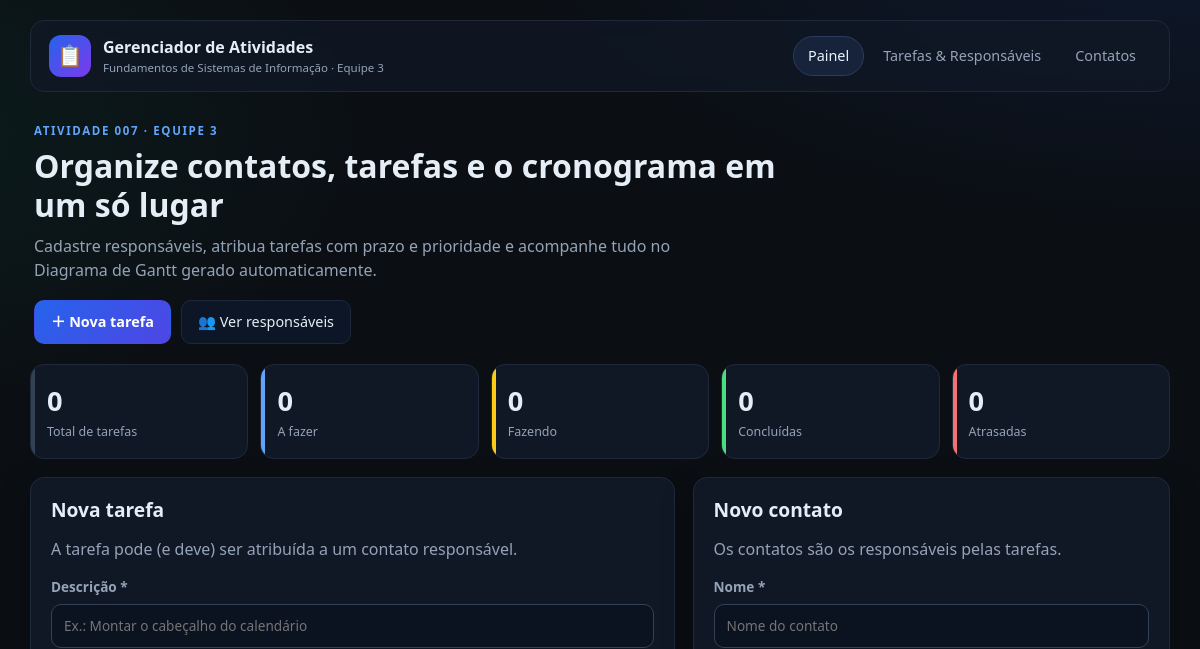
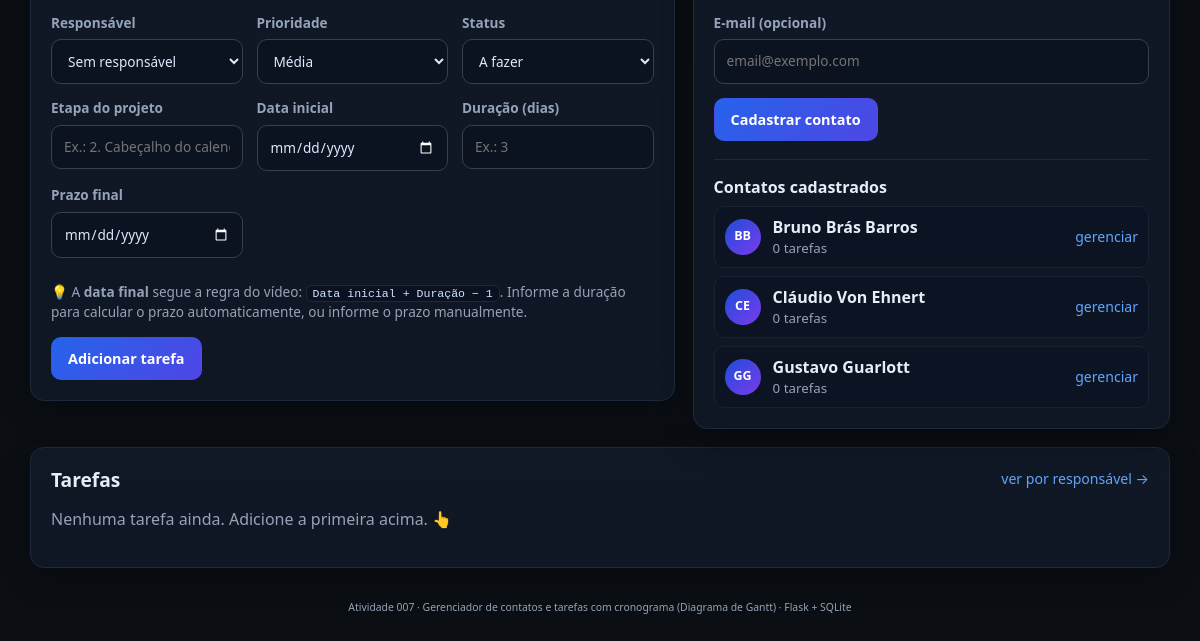
Before: / with the older database file (2 pictures, top to bottom).
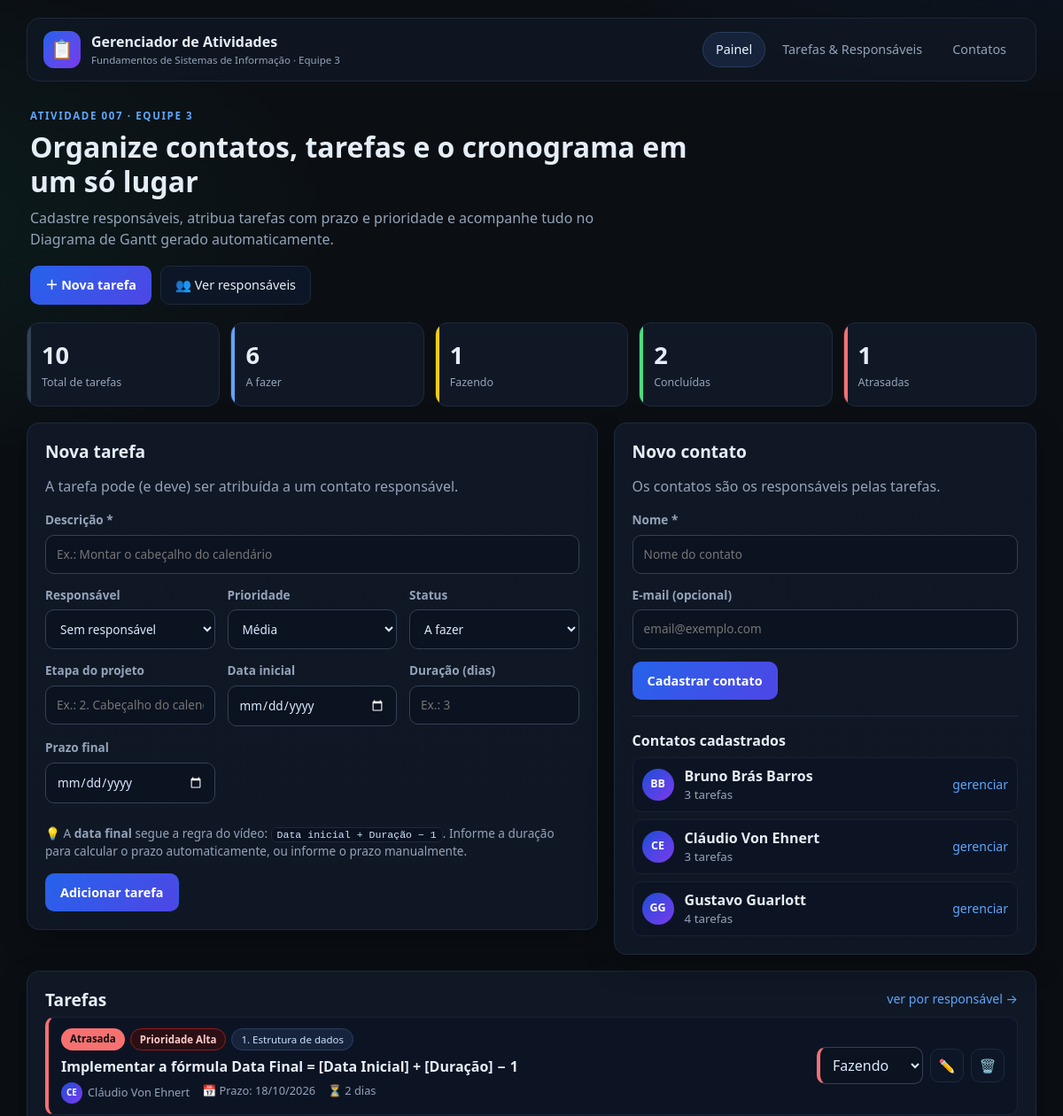
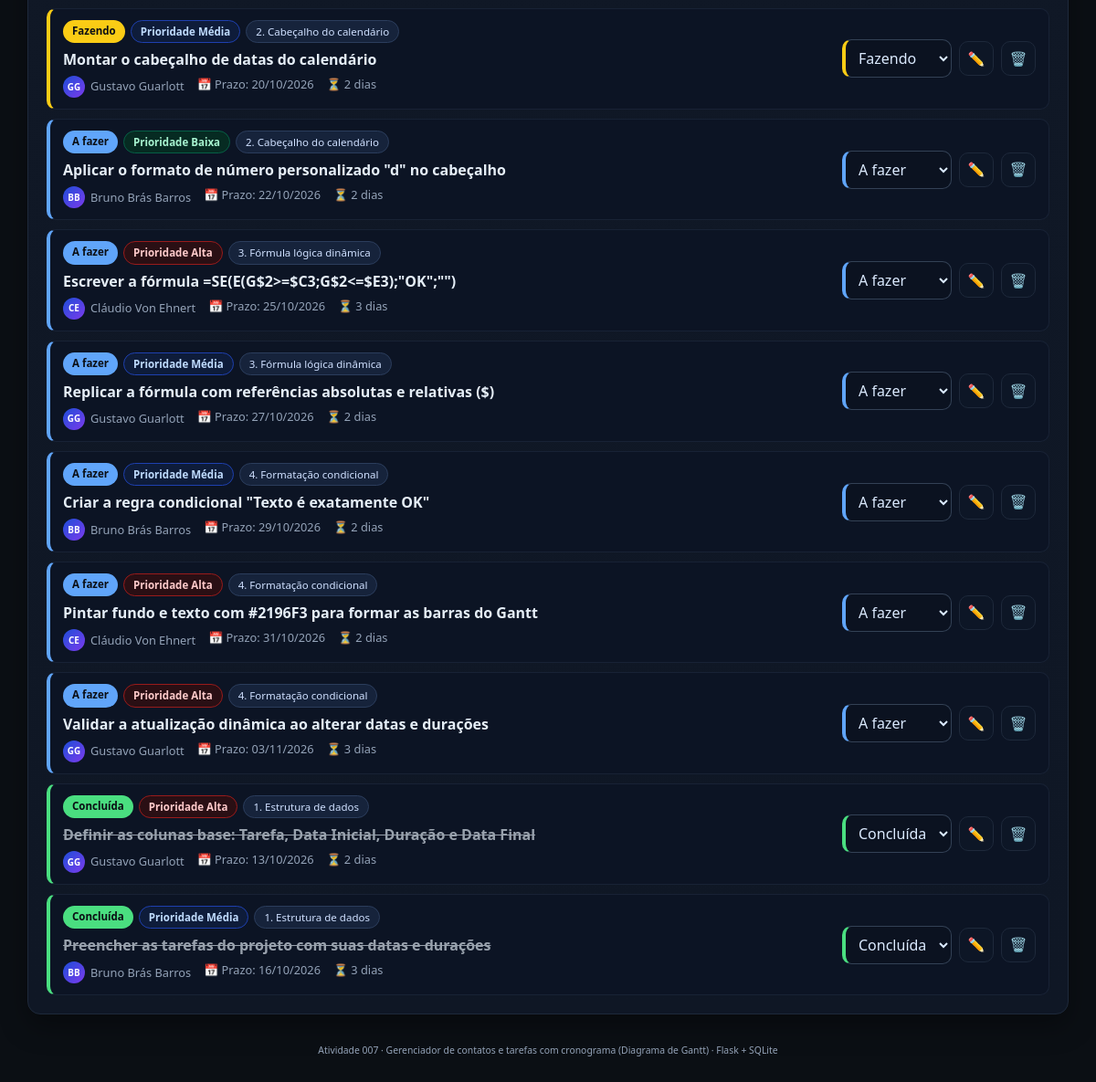
After: the same page with the newer database file (2 pictures, top to bottom).
### app.py (models this page shows, shortened)
class Contact(db.Model):
    id = db.Column(db.Integer, primary_key=True)
    name = db.Column(db.String(120), nullable=False)
    email = db.Column(db.String(160), nullable=True)
    @property
    def total_tarefas(self):
        return len(self.tasks)

class Task(db.Model):
    id = db.Column(db.Integer, primary_key=True)
    title = db.Column(db.String(200), nullable=False)          # descrição
    etapa = db.Column(db.String(80), nullable=True)            # fase do projeto
    data_inicio = db.Column(db.Date, nullable=True)
    duracao = db.Column(db.Integer, nullable=True)             # em dias
    prazo = db.Column(db.Date, nullable=True)                  # data final
    prioridade = db.Column(db.String(10), default="media", nullable=False)
    status = db.Column(db.String(10), default="a_fazer", nullable=False)
    created_at = db.Column(
        db.DateTime,
        default=lambda: datetime.now(timezone.utc),
        nullable=False,
    )
    contact_id = db.Column(db.Integer, db.ForeignKey("contact.id"), nullable=True)
    contact = db.relationship("Contact", backref="tasks")
    @property
    def data_fim(self):
        if self.prazo:
            return self.prazo
        if self.data_inicio and self.duracao:
            return self.data_inicio + timedelta(days=self.duracao - 1)
        return self.data_inicio
    @property
    def duracao_dias(self):
        if self.data_inicio and self.data_fim:
            return (self.data_fim - self.data_inicio).days + 1
        return self.duracao or 1
    @property
    def status_atual(self):
        if self.status != "concluida" and self.prazo and self.prazo < date.today():
            return "atrasada"
        return self.status
    @property
    def status_rotulo(self):
        return STATUS_ROTULOS[self.status_atual]
    @property
    def prioridade_rotulo(self):
        return PRIORIDADE_ROTULOS.get(self.prioridade, self.prioridade)

### app.py (the view)
@app.get("/")
def home():
    tarefas = ordenar_tarefas(Task.query.all())
    contatos = Contact.query.order_by(Contact.name.asc()).all()
    return render_template(
        "index.html",
        nav="home",
        tarefas=tarefas,
        contatos=contatos,
        stats=estatisticas(tarefas),
        status_opcoes=STATUS,
        prioridade_rotulos=PRIORIDADE_ROTULOS,
    )

### app.py (called while the page is built)
def iniciais(nome):
    partes = [p for p in (nome or "").split() if p]
    if not partes:
        return "?"
    if len(partes) == 1:
        return partes[0][:2].upper()
    return (partes[0][0] + partes[-1][0]).upper()

def data_br(valor, formato="%d/%m/%Y"):
    return valor.strftime(formato) if valor else "—"

def ordenar_tarefas(tarefas):
    return sorted(
        tarefas,
        key=lambda t: (
            t.status == "concluida",
            t.prazo is None,
            t.prazo or date.max,
            (t.title or "").lower(),
        ),
    )

def estatisticas(tarefas):
    stats = {"total": len(tarefas), **{chave: 0 for chave in STATUS_ORDEM}}
    for tarefa in tarefas:
        stats[tarefa.status_atual] += 1
    return stats

### templates/index.html (shortened to what this page needs)
{% extends "base.html" %}
{% block content %}
<section class="hero">
  <div>
    <p class="hero-kicker">Atividade 007 · Equipe 3</p>
    <h1>Organize contatos, tarefas e o cronograma em um só lugar</h1>
    <p class="hero-sub">
      Cadastre responsáveis, atribua tarefas com prazo e prioridade e acompanhe
      tudo no Diagrama de Gantt gerado automaticamente.
    </p>
    <div class="hero-actions">
      <a class="btn btn-primary" href="#nova-tarefa">＋ Nova tarefa</a>
      <a class="btn" href="{{ url_for('tarefas') }}">👥 Ver responsáveis</a>
    </div>
  </div>
</section>
<section class="stats">
  <article class="stat">
    <span class="stat-num">{{ stats.total }}</span>
    <span class="stat-label">Total de tarefas</span>
  </article>
  <article class="stat stat-a_fazer">
    <span class="stat-num">{{ stats.a_fazer }}</span>
    <span class="stat-label">A fazer</span>
  </article>
  <article class="stat stat-fazendo">
    <span class="stat-num">{{ stats.fazendo }}</span>
    <span class="stat-label">Fazendo</span>
  </article>
  <article class="stat stat-concluida">
    <span class="stat-num">{{ stats.concluida }}</span>
    <span class="stat-label">Concluídas</span>
  </article>
  <article class="stat stat-atrasada">
    <span class="stat-num">{{ stats.atrasada }}</span>
    <span class="stat-label">Atrasadas</span>
  </article>
</section>
<div class="grid-2">
  <section class="card" id="nova-tarefa">
    <h2>Nova tarefa</h2>
    <p class="muted">A tarefa pode (e deve) ser atribuída a um contato responsável.</p>
    <form action="{{ url_for('add') }}" method="post" class="form-grid">
      <label class="col-full">
        <span>Descrição *</span>
        <input type="text" name="title" placeholder="Ex.: Montar o cabeçalho do calendário" required />
      </label>
      <label>
        <span>Responsável</span>
        <select name="contact_id">
          <option value="">Sem responsável</option>
        </select>
      </label>
      <label>
        <span>Prioridade</span>
        <select name="prioridade">
          {% for valor, rotulo in prioridade_rotulos.items() %}
            <option value="{{ valor }}" {% if valor == 'media' %}selected{% endif %}>{{ rotulo }}</option>
          {% endfor %}
        </select>
      </label>
      <label>
        <span>Status</span>
        <select name="status">
          {% for valor, rotulo in status_opcoes.items() %}
            <option value="{{ valor }}">{{ rotulo }}</option>
          {% endfor %}
        </select>
      </label>
      <label>
        <span>Etapa do projeto</span>
        <input type="text" name="etapa" placeholder="Ex.: 2. Cabeçalho do calendário" />
      </label>
      <label>
        <span>Data inicial</span>
        <input type="date" name="data_inicio" />
      </label>
      <label>
        <span>Duração (dias)</span>
        <input type="number" name="duracao" min="1" step="1" placeholder="Ex.: 3" />
      </label>
      <label>
        <span>Prazo final</span>
        <input type="date" name="prazo" />
      </label>
      <p class="hint col-full">
        💡 A <strong>data final</strong> segue a regra do vídeo:
        <code>Data inicial + Duração − 1</code>. Informe a duração para calcular o prazo
        automaticamente, ou informe o prazo manualmente.
      </p>
      <div class="col-full form-actions">
        <button type="submit" class="btn btn-primary">Adicionar tarefa</button>
      </div>
    </form>
  </section>
  <section class="card">
    <h2>Novo contato</h2>
    <p class="muted">Os contatos são os responsáveis pelas tarefas.</p>
    <form action="{{ url_for('add_contact') }}" method="post" class="stack">
      <label>
        <span>Nome *</span>
        <input type="text" name="name" placeholder="Nome do contato" required />
      </label>
      <label>
        <span>E-mail (opcional)</span>
        <input type="email" name="email" placeholder="email@exemplo.com" />
      </label>
      <div class="form-actions">
        <button type="submit" class="btn btn-primary">Cadastrar contato</button>
      </div>
    </form>
    <hr class="sep" />
    <h3 class="sub">Contatos cadastrados</h3>
    {% if contatos %}
      <ul class="contact-mini">
        {% for contato in contatos %}
          <li>
            <span class="avatar">{{ contato.name | initials }}</span>
            <span class="contact-mini-info">
              <strong>{{ contato.name }}</strong>
              <small>{{ contato.total_tarefas }} tarefa{{ 's' if contato.total_tarefas != 1 else '' }}</small>
            </span>
            <a class="link" href="{{ url_for('contatos') }}">gerenciar</a>
          </li>
        {% endfor %}
      </ul>
    {% else %}
      <p class="empty">Nenhum contato cadastrado ainda.</p>
    {% endif %}
  </section>
</div>
<section class="card">
  <div class="card-head">
    <h2>Tarefas</h2>
    <a class="link" href="{{ url_for('tarefas') }}">ver por responsável →</a>
  </div>
  {% if tarefas %}
    <ul class="task-list">
      {% for task in tarefas %}{% include "_task_item.html" %}{% endfor %}
    </ul>
  {% else %}
    <p class="empty">Nenhuma tarefa ainda. Adicione a primeira acima. 👆</p>
  {% endif %}
</section>
{% endblock %}

### templates/base.html (shortened to what this page needs)
<!doctype html>
<html lang="pt-BR">
<head>
  <link rel="stylesheet" href="{{ url_for('static', filename='style.css') }}" />
</head>
<body>
  <div class="app">
    <header class="topbar">
      <a class="brand" href="{{ url_for('home') }}">
        <span class="brand-mark">📋</span>
        <span class="brand-text">
          <strong>Gerenciador de Atividades</strong>
          <small>Fundamentos de Sistemas de Informação · Equipe 3</small>
        </span>
      </a>
      <nav class="nav">
        <a href="{{ url_for('home') }}" class="{{ 'active' if nav == 'home' else '' }}">Painel</a>
        <a href="{{ url_for('tarefas') }}" class="{{ 'active' if nav == 'tarefas' else '' }}">Tarefas &amp; Responsáveis</a>
        <a href="{{ url_for('contatos') }}" class="{{ 'active' if nav == 'contatos' else '' }}">Contatos</a>
      </nav>
    </header>
    <main>
      {% block content %}{% endblock %}
    </main>
    <footer class="footer">
      <small>
        Atividade 007 · Gerenciador de contatos e tarefas com cronograma (Diagrama de Gantt)
        · Flask&nbsp;+&nbsp;SQLite
      </small>
    </footer>
  </div>
</body>
</html>

### templates/_task_item.html (shortened to what this page needs)
<li class="task-item status-{{ task.status_atual }}">
  <div class="task-main">
    <div class="task-line">
      <span class="badge status-{{ task.status_atual }}">{{ task.status_rotulo }}</span>
      <span class="prio prio-{{ task.prioridade }}">Prioridade {{ task.prioridade_rotulo }}</span>
      {% if task.etapa %}<span class="chip">{{ task.etapa }}</span>{% endif %}
    </div>
    <p class="task-title">{{ task.title }}</p>
    <div class="task-meta">
      <span class="meta-resp">
        {% if task.contact %}
          <span class="avatar avatar-sm">{{ task.contact.name | initials }}</span>
          {{ task.contact.name }}
        {% else %}
          <span class="avatar avatar-sm avatar-muted">?</span> Sem responsável
        {% endif %}
      </span>
      <span>📅 Prazo: {{ task.prazo | data_br }}</span>
      <span>⏳ {{ task.duracao_dias }} dia{{ 's' if task.duracao_dias != 1 else '' }}</span>
    </div>
  </div>
  <div class="task-actions">
    <form action="{{ url_for('set_status', task_id=task.id) }}" method="post">
      <select name="status" class="status-select status-border-{{ task.status_atual }}"
              onchange="this.form.submit()" title="Alterar status">
        {% for valor, rotulo in status_opcoes.items() %}
          <option value="{{ valor }}" {% if task.status == valor %}selected{% endif %}>{{ rotulo }}</option>
        {% endfor %}
      </select>
    </form>
    <a class="icon-btn" href="{{ url_for('editar', task_id=task.id) }}" title="Editar tarefa">✏️</a>
    <form action="{{ url_for('delete', task_id=task.id) }}" method="post"
          onsubmit="return confirm('Apagar esta tarefa?');">
      <button class="icon-btn danger" type="submit" title="Apagar tarefa">🗑️</button>
    </form>
  </div>
</li>

Changed rows visible on the page:
computed for Contact "Bruno Brás Barros": total_tarefas "0" → "3"
computed for Contact "Cláudio Von Ehnert": total_tarefas "0" → "3"
computed for Contact "Gustavo Guarlott": total_tarefas "0" → "4"
added Task: status_rotulo "Atrasada", prioridade_rotulo "Alta", etapa "1. Estrutura de dados", title "Implementar a fórmula Data Final = [Data Inicial] + [Duração] − 1", contact.name|initials "CE", contact.name "Cláudio Von Ehnert", prazo|data_br "18/10/2026", duracao_dias "2", data_inicio+prazo "s", status "Fazendo"
added Task: status_rotulo "Fazendo", prioridade_rotulo "Média", etapa "2. Cabeçalho do calendário", title "Montar o cabeçalho de datas do calendário", contact.name|initials "GG", contact.name "Gustavo Guarlott", prazo|data_br "20/10/2026", duracao_dias "2", data_inicio+prazo "s", status "Fazendo"
added Task: status_rotulo "A fazer", prioridade_rotulo "Baixa", etapa "2. Cabeçalho do calendário", title "Aplicar o formato de número personalizado \"d\" no cabeçalho", contact.name|initials "BB", contact.name "Bruno Brás Barros", prazo|data_br "22/10/2026", duracao_dias "2", data_inicio+prazo "s", status "A fazer"
added Task: status_rotulo "A fazer", prioridade_rotulo "Alta", etapa "3. Fórmula lógica dinâmica", title "Escrever a fórmula =SE(E(G$2>=$C3;G$2<=$E3);\"OK\";\"\")", contact.name|initials "CE", contact.name "Cláudio Von Ehnert", prazo|data_br "25/10/2026", duracao_dias "3", data_inicio+prazo "s", status "A fazer"
added Task: status_rotulo "A fazer", prioridade_rotulo "Média", etapa "3. Fórmula lógica dinâmica", title "Replicar a fórmula com referências absolutas e relativas ($)", contact.name|initials "GG", contact.name "Gustavo Guarlott", prazo|data_br "27/10/2026", duracao_dias "2", data_inicio+prazo "s", status "A fazer"
added Task: status_rotulo "A fazer", prioridade_rotulo "Média", etapa "4. Formatação condicional", title "Criar a regra condicional \"Texto é exatamente OK\"", contact.name|initials "BB", contact.name "Bruno Brás Barros", prazo|data_br "29/10/2026", duracao_dias "2", data_inicio+prazo "s", status "A fazer"
added Task: status_rotulo "A fazer", prioridade_rotulo "Alta", etapa "4. Formatação condicional", title "Pintar fundo e texto com #2196F3 para formar as barras do Gantt", contact.name|initials "CE", contact.name "Cláudio Von Ehnert", prazo|data_br "31/10/2026", duracao_dias "2", data_inicio+prazo "s", status "A fazer"
added Task: status_rotulo "A fazer", prioridade_rotulo "Alta", etapa "4. Formatação condicional", title "Validar a atualização dinâmica ao alterar datas e durações", contact.name|initials "GG", contact.name "Gustavo Guarlott", prazo|data_br "03/11/2026", duracao_dias "3", data_inicio+prazo "s", status "A fazer"
added Task: status_rotulo "Concluída", prioridade_rotulo "Alta", etapa "1. Estrutura de dados", title "Definir as colunas base: Tarefa, Data Inicial, Duração e Data Final", contact.name|initials "GG", contact.name "Gustavo Guarlott", prazo|data_br "13/10/2026", duracao_dias "2", data_inicio+prazo "s", status "Concluída"
added Task: status_rotulo "Concluída", prioridade_rotulo "Média", etapa "1. Estrutura de dados", title "Preencher as tarefas do projeto com suas datas e durações", contact.name|initials "BB", contact.name "Bruno Brás Barros", prazo|data_br "16/10/2026", duracao_dias "3", data_inicio+prazo "s", status "Concluída"
Other visible differences:
{{ stats.total }}: "0" → "10"
{{ stats.a_fazer }}: "0" → "6"
{{ stats.fazendo }}: "0" → "1"
{{ stats.concluida }}: "0" → "2"
{{ stats.atrasada }}: "0" → "1"
text no longer shown: "Nenhuma tarefa ainda. Adicione a primeira acima. 👆"
